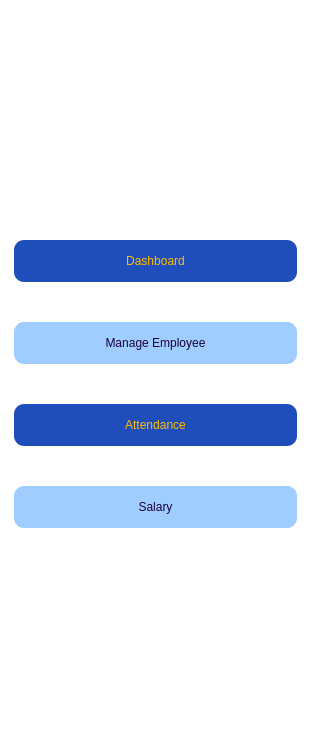
   <widget class="QWidget" name="widget" native="true">
    <property name="geometry">
     <rect>
      <x>0</x>
      <y>-10</y>
      <width>311</width>
      <height>741</height>
     </rect>
    </property>
    <property name="styleSheet">
     <string notr="true">background-color: rgb(255, 255, 255);</string>
    </property>
    <widget class="QWidget" name="verticalLayoutWidget">
     <property name="geometry">
      <rect>
       <x>10</x>
       <y>210</y>
       <width>291</width>
       <height>351</height>
      </rect>
     </property>
     <layout class="QVBoxLayout" name="verticalLayout">
      <item>
       <widget class="QPushButton" name="btnDashboard">
        <property name="styleSheet">
         <string notr="true">background-color: rgb(31, 77, 186);
font: 10pt &quot;Britannic Bold&quot;;
margin: 4px;
padding: 14px;
border-radius: 10px;
border:none;
color: rgb(157, 203, 253);

color: rgb(255, 191, 0);
</string>
        </property>
        <property name="text">
         <string>Dashboard</string>
        </property>
        <property name="icon">
         <iconset>
          <normaloff>../../Downloads/desk.png</normaloff>../../Downloads/desk.png</iconset>
        </property>
        <property name="iconSize">
         <size>
          <width>26</width>
          <height>26</height>
         </size>
        </property>
       </widget>
      </item>
      <item>
       <widget class="QPushButton" name="btnManageemp">
        <property name="styleSheet">
         <string notr="true">font: 10pt &quot;Britannic Bold&quot;;
margin: 4px;
padding: 14px;
border-radius: 10px;
background-color: rgb(159, 205, 255);
color: rgb(28, 1, 62);
border:none;
</string>
        </property>
        <property name="text">
         <string>Manage Employee</string>
        </property>
        <property name="icon">
         <iconset>
          <normaloff>../../Downloads/staff.png</normaloff>../../Downloads/staff.png</iconset>
        </property>
        <property name="iconSize">
         <size>
          <width>26</width>
          <height>26</height>
         </size>
        </property>
       </widget>
      </item>
      <item>
       <widget class="QPushButton" name="btnAttendance">
        <property name="styleSheet">
         <string notr="true">background-color: rgb(31, 77, 186);
font: 10pt &quot;Britannic Bold&quot;;
color: rgb(255, 191, 0);
margin: 4px;
padding: 14px;
border-radius: 10px;
border:none;
</string>
        </property>
        <property name="text">
         <string>Attendance</string>
        </property>
        <property name="icon">
         <iconset>
          <normaloff>../../Downloads/immigration.png</normaloff>../../Downloads/immigration.png</iconset>
        </property>
        <property name="iconSize">
         <size>
          <width>26</width>
          <height>26</height>
         </size>
        </property>
       </widget>
      </item>
      <item>
       <widget class="QPushButton" name="btnSalary">
        <property name="styleSheet">
         <string notr="true">font: 10pt &quot;Britannic Bold&quot;;
margin: 4px;
padding: 14px;
border-radius: 10px;
background-color: rgb(159, 205, 255);
color: rgb(28, 1, 62);
border:none;
</string>
        </property>
        <property name="text">
         <string>Salary</string>
        </property>
        <property name="icon">
         <iconset>
          <normaloff>../../Downloads/salary.png</normaloff>../../Downloads/salary.png</iconset>
        </property>
        <property name="iconSize">
         <size>
          <width>26</width>
          <height>26</height>
         </size>
        </property>
       </widget>
      </item>
     </layout>
    </widget>
   </widget>
